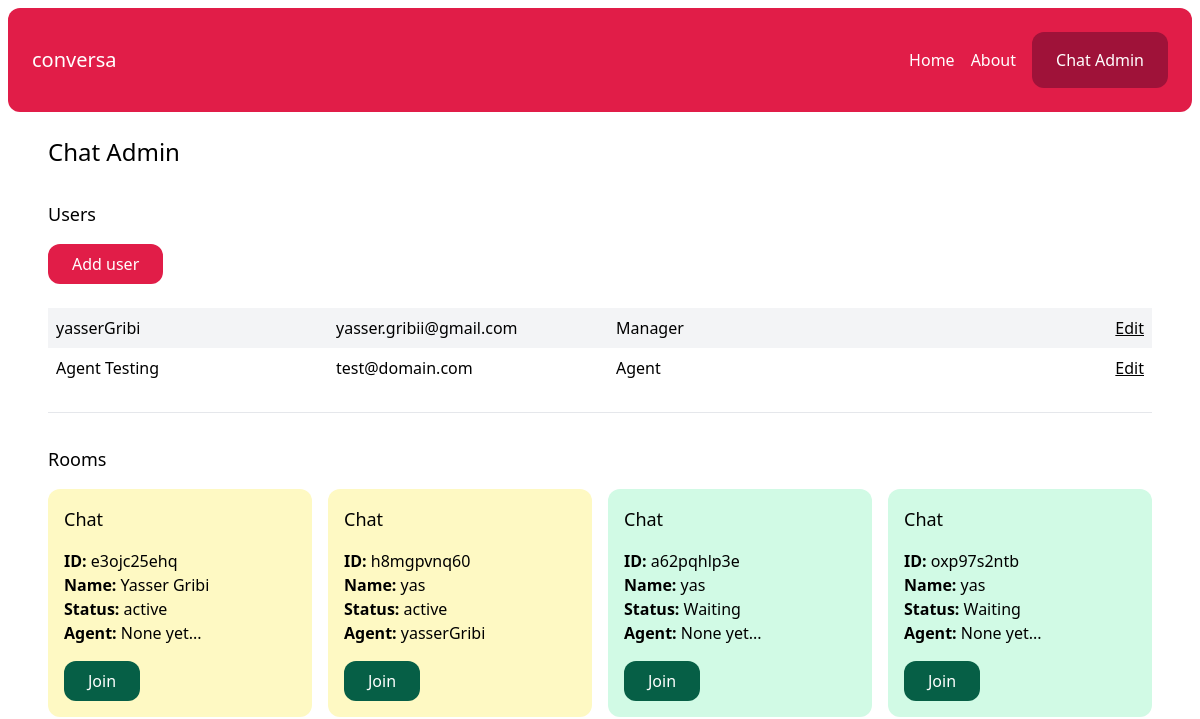
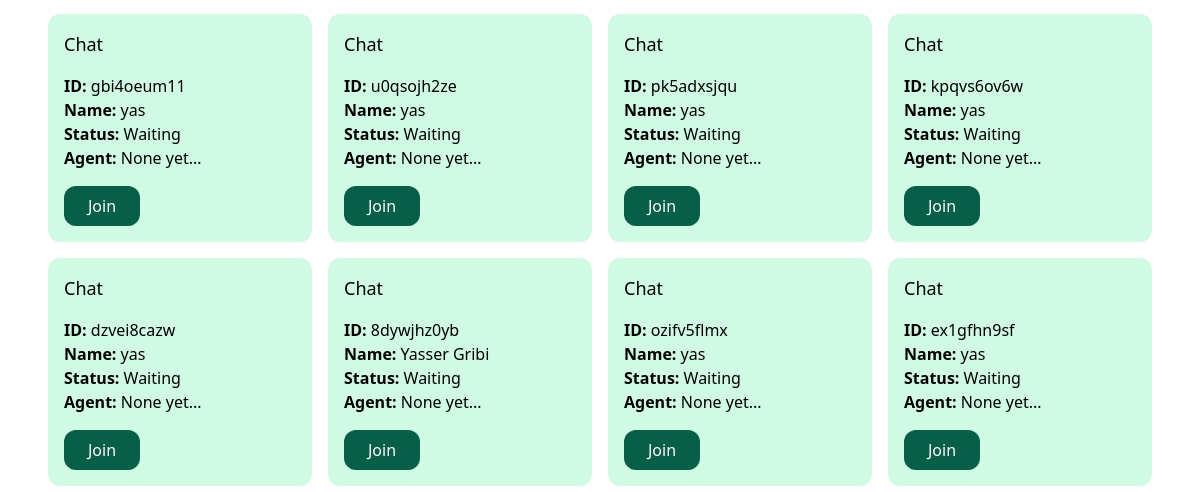
The app's page /chat-admin/ (signed in, upper part), older data (2 pictures, top to bottom).
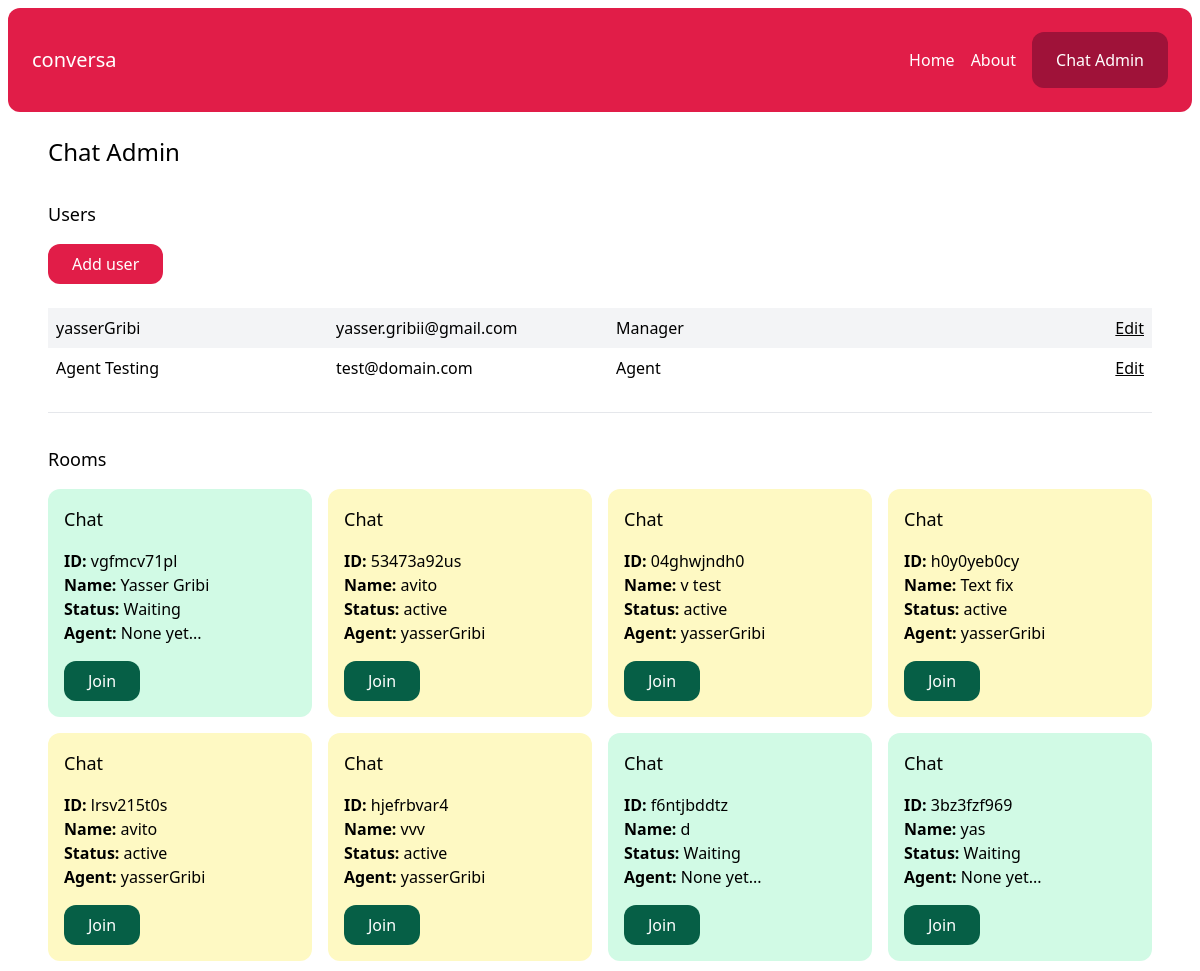
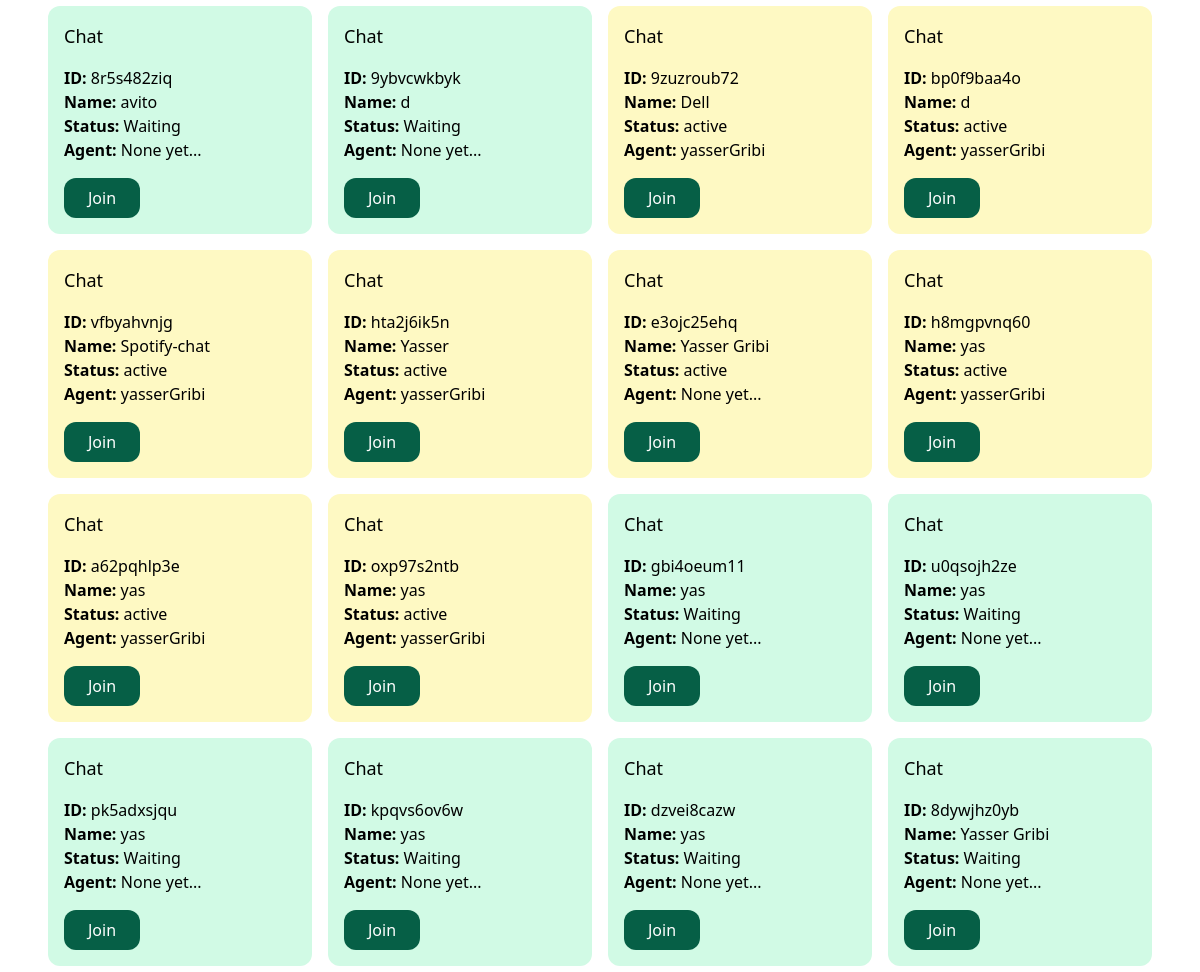
The same page, newer data (2 pictures, top to bottom).
### account/models.py (models this page shows)
class User(AbstractBaseUser, PermissionsMixin):
    AGENT = 'agent'
    MANAGER = 'manager'
    ROLES_CHOICES = (
        (AGENT, 'Agent'),
        (MANAGER, 'Manager'),
    )
    id = models.UUIDField(primary_key=True, default=uuid.uuid4, editable=False)
    email = models.EmailField(unique=True)
    name = models.CharField(max_length=255, blank=True, default='')
    role = models.CharField(max_length=20, choices=ROLES_CHOICES, default=AGENT)
    is_active = models.BooleanField(default=True)
    is_superuser = models.BooleanField(default=False)
    is_staff = models.BooleanField(default=False)
    date_joined = models.DateTimeField(default=timezone.now)
    last_login = models.DateTimeField(blank=True, null=True)
    objects = CustomUserManager()
    USERNAME_FIELD = 'email'
    EMAIL_FIELD = 'email'
    REQUIRED_FIELDS = ['name']

### chat/models.py (models this page shows, shortened)
class Room(models.Model):
    WAITING = 'waiting'
    ACTIVE = 'active'
    CLOSED = 'closed'
    CHOICES_STATUS = (
        (WAITING, 'Waiting'),
        (ACTIVE, 'active'),
        (CLOSED, 'closed'),
    )
    uuid = models.CharField(max_length=255)
    client = models.CharField(max_length=255)
    agent = models.ForeignKey(User, related_name='rooms', blank=True, null = True, on_delete= models.SET_NULL)
    messages = models.ManyToManyField(Message, blank=True)
    url = models.CharField(max_length=255, blank=True, null = True)
    status = models.CharField(max_length=20, choices=CHOICES_STATUS, default = WAITING )
    created_at = models.DateTimeField(auto_now_add=True)
    class Meta:
        ordering = ('-created_at',)

### chat/views.py (the view)
# urls.py: path('chat-admin/', views.admin, name="admin"),
@login_required
def admin(request):
    rooms = Room.objects.all()
    users = User.objects.filter(is_staff=True)
    return render(request, 'chat/admin.html',{
        "rooms": rooms,
        "users": users,
    })

### chat/templates/chat/admin.html
{% extends 'core/base.html' %}
{% block content %}
    <h1 class="text-2xl" >Chat Admin </h1>
    {% if perms.user.add_user %}
        <div class="mt-8" >
            <h2 class="mb-4 text-lg">Users</h2>
            <a href="{% url 'chat:add_user' %}" class="inline-block py-2 px-6 bg-rose-600 text-white rounded-xl">Add user</a>
            <div class="mt-6">
                {% for user in users %}
                    <div class="grid grid-cols-4 gap-4 py-2 {% cycle 'bg-gray-100' '' %}">
                        <p class="px-2"> {{ user.name }} </p>
                        <p class="px-2"> {{ user.email }} </p>
                        <p class="px-2"> {{ user.get_role_display }} </p>
                        <p class="px-2 text-right">
                            <a href="#" class="underline">Edit</a>
                        </p>
                    </div>
                {% endfor %}
            </div>
        </div>
    {% endif %}
    <hr class="my-6">
    <div class="mt-8">
        <h2 class="mb-4 text-lg">Rooms</h2>
       {% include 'chat/partials/room_list.html' %}
        </div>
    </div>
{% endblock %}

### chat/templates/chat/partials/room_list.html
<div class="grid grid-cols-4 gap-4">
    {% for room in rooms %}
        <div class="p-4 rounded-xl {% if room.status == 'waiting' %} bg-emerald-100{% elif room.status == 'active' %} bg-yellow-100 {% else %} bg-gray-100 {% endif %}">
            <h3 class="mb-4 text-lg">Chat</h3>
            <p>
                <b>ID:</b> {{ room.uuid }}<br>
                <b>Name:</b> {{ room.client }}<br>
                <b>Status:</b> {{ room.get_status_display }}<br>
                <b>Agent:</b> {% firstof room.agent.name 'None yet...' %}<br>
            </p>
            <a href="{% url 'chat:room' room.uuid %}" class="mt-4 inline-block py-2 px-6 bg-emerald-800 text-white rounded-xl">Join</a>
        </div>
    {% endfor %}

Row changes from the older to the newer data that the page shows:
no longer on this page (row unchanged): Room: uuid "ozifv5flmx", client "yas", status "Waiting", agent "None yet..."
no longer on this page (row unchanged): Room: uuid "ex1gfhn9sf", client "yas", status "Waiting", agent "None yet..."
added Room: uuid "vgfmcv71pl", client "Yasser Gribi", status "Waiting", agent "None yet..."
added Room: uuid "53473a92us", client "avito", status "active", agent.name "yasserGribi"
added Room: uuid "04ghwjndh0", client "v test", status "active", agent.name "yasserGribi"
added Room: uuid "h0y0yeb0cy", client "Text fix", status "active", agent.name "yasserGribi"
added Room: uuid "lrsv215t0s", client "avito", status "active", agent.name "yasserGribi"
added Room: uuid "hjefrbvar4", client "vvv", status "active", agent.name "yasserGribi"
added Room: uuid "f6ntjbddtz", client "d", status "Waiting", agent "None yet..."
added Room: uuid "3bz3fzf969", client "yas", status "Waiting", agent "None yet..."
added Room: uuid "8r5s482ziq", client "avito", status "Waiting", agent "None yet..."
added Room: uuid "9ybvcwkbyk", client "d", status "Waiting", agent "None yet..."
added Room: uuid "9zuzroub72", client "Dell", status "active", agent.name "yasserGribi"
added Room: uuid "bp0f9baa4o", client "d", status "active", agent.name "yasserGribi"
added Room: uuid "vfbyahvnjg", client "Spotify-chat", status "active", agent.name "yasserGribi"
added Room: uuid "hta2j6ik5n", client "Yasser", status "active", agent.name "yasserGribi"
changed Room "a62pqhlp3e": status "Waiting" → "active"; agent.name "None yet..." → "yasserGribi"
changed Room "oxp97s2ntb": status "Waiting" → "active"; agent.name "None yet..." → "yasserGribi"
